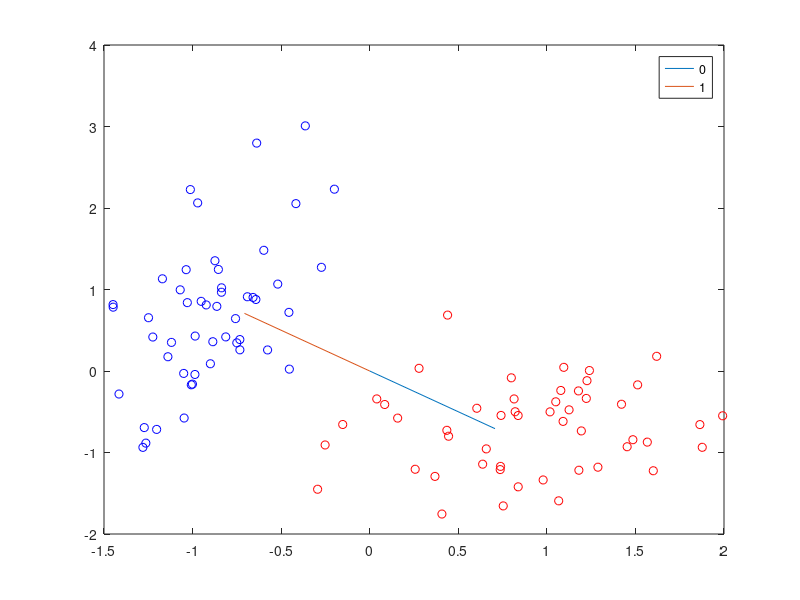
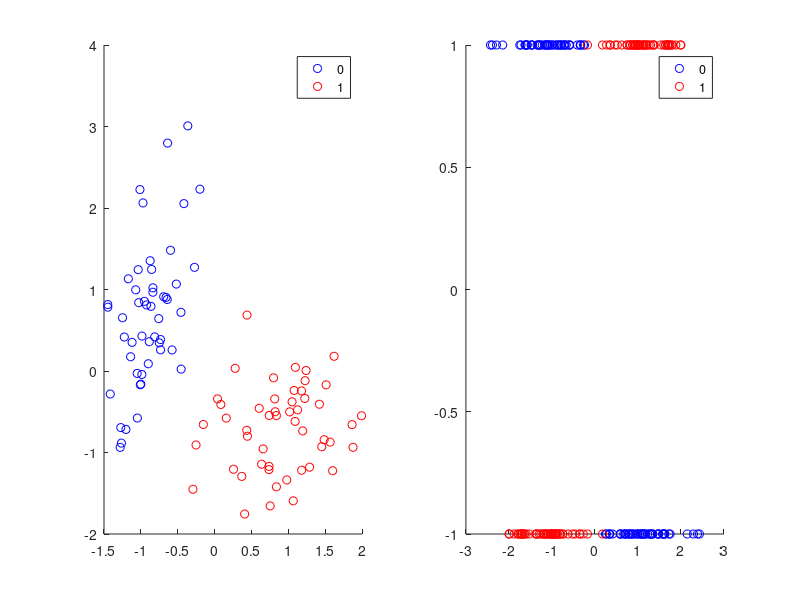

Recreate these plots in MATLAB, in order.
%%% Principle Component Analysis. Optimizes a hyperplane on which the data
%%% is projected for maximum variance on that hyperplane. Does so by a
%%% simple SVD and projecting on the D principle components. 
clear
close all
clc
%% Load and visualize data
load Double_Gaussian_Data
[n,m] = size(X);
X = (X - ones(n,1)*mean(X))./sqrt(var(X));
%% Singular Value Decomposition
%%%%%%%%%%%%%%%%%%%%%%%%%%
D = 2;
%%%%%%%%%%%%%%%%%%%%%%%%%%%
[~,~,V] = svd(X);
v_svd = V(:,1);
X_svd = (v_svd'*X')';
%% Eigenvalue Decomposition
Xe = X';
[U,D] = eig(Xe*Xe');
[i,j] = sort(-diag(D));
v_ed = U(:,j(1));
X_ed = (v_ed'*Xe)';
%% Plot everything
plot([0, v_svd(1)], [0, v_svd(2)])
hold on
plot([0, v_ed(1)], [0, v_ed(2)])
gscatter(X(:,1),X(:,2),Y,'br')
figure
subplot(1,2,1)
gscatter(X(:,1),X(:,2),Y,'br')
subplot(1,2,2)
gscatter(X_svd,ones(n,1),Y,'br')
hold on
gscatter(X_ed,-ones(n,1),Y,'br')
fprintf('Eigenvalue variance:       %.3f\n', var(X_ed))
fprintf('Singular Value variance:   %.3f\n', var(X_svd))










